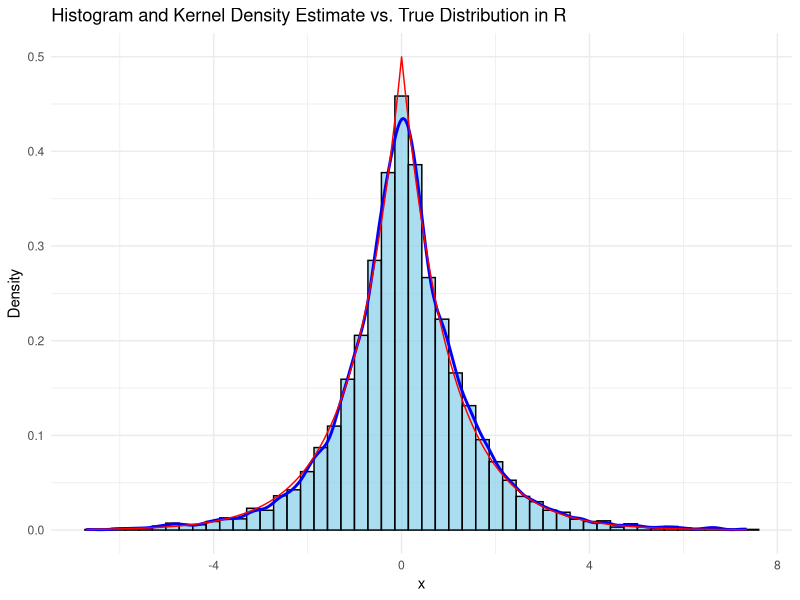
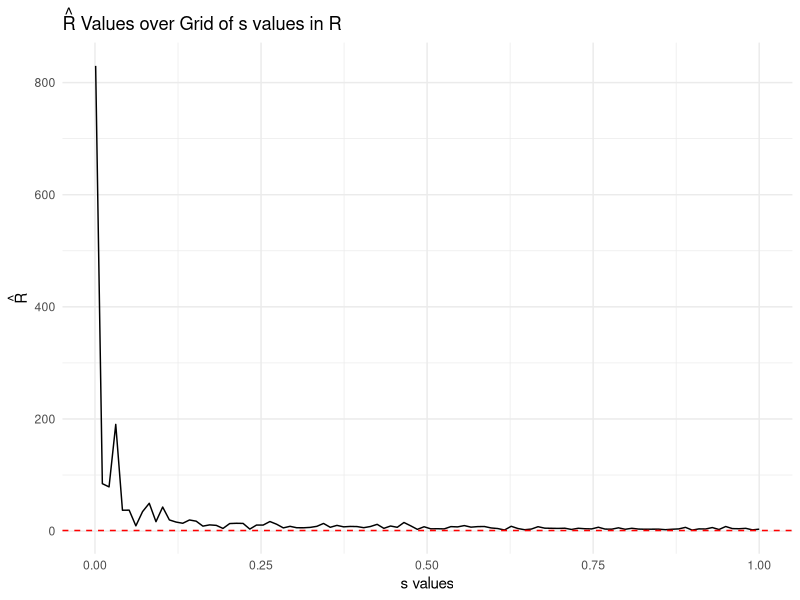

Here is the R script that generated these plots, in order:
## ---- chunk 1
library(ggplot2)
library(MASS)
library(purrr)

# Define a function for the target distribution
l <- function(x) {
  0.5 * exp(-abs(x))
}

# Define the log of the target distribution
log_l <- function(x) {
  log(0.5) - abs(x)
}

# Initialize parameters
values_of_N <- 10000
values_of_s <- 1
x <- numeric(values_of_N + 1)

# Metropolis-Hastings algorithm
for (i in 2:(values_of_N + 1)) {
  x_proposed <- rnorm(1, mean = x[i - 1], sd = values_of_s)
  log_r <- log_l(x_proposed) - log_l(x[i - 1])
  u <- log(runif(1))
  if (u < log_r) {
    x[i] <- x_proposed
  } else {
    x[i] <- x[i - 1]
  }
}

# Generate more points for smoother curve
values_of_x <- seq(min(x), max(x), length.out = 1000)

# Plotting
ggplot() +
  geom_histogram(aes(x = x[-1], y = ..density..), bins = 50, color = 'black', fill = 'skyblue', alpha = 0.7) +
  geom_density(aes(x = x[-1]), color = 'blue', linewidth = 1) +
  geom_line(data = data.frame(x = values_of_x, y = l(values_of_x)), aes(x = x, y = l(x)), color = 'red') +
  labs(title = 'Histogram and Kernel Density Estimate vs. True Distribution in R',
       x = 'x',
       y = 'Density') +
  theme_minimal()

sample_mean_r <- mean(x[-1])
sample_std_r <- sd(x[-1])
print("Sample Mean in R:")
print(sample_mean_r)
print("Sample Standard Deviation in R:")
print(sample_std_r)


## ---- chunk 2
# New parameters
values_of_N <- 2000
values_of_s <- seq(0.001, 1, length.out = 100)
values_of_J <- 4
x <- 0

l <- function(x) {
  0.5 * exp(-abs(x))
}

random_walk_metropolis <- function(x, N, s) {
  samples <- numeric(N)
  samples[1] <- x
  for (i in 2:N) {
    x_star <- rnorm(1, mean = samples[i-1], sd = s)
    r <- l(x_star) / l(samples[i-1])
    u <- runif(1)
    if (log(u) < log(r)) {
      samples[i] <- x_star
    } else {
      samples[i] <- samples[i-1]
    }
  }
  samples
}

calculate_r_hat <- function(N, J, s_values) {
  R_hat_values <- sapply(s_values, function(s) {
    M_j_values <- numeric(J)
    V_j_values <- numeric(J)
    for (j in 1:J) {
      x <- rnorm(1)
      samples <- random_walk_metropolis(x, N, s)
      M_j <- mean(samples)
      V_j <- var(samples)
      M_j_values[j] <- M_j
      V_j_values[j] <- V_j
    }
    W <- mean(V_j_values)
    M <- mean(M_j_values)
    B <- mean((M_j_values - M)^2) * N
    r_hat <- sqrt((B/W + 1) * (N-1)/N + (W/N))
    r_hat
  })
  R_hat_values
}

# Calculate R_hat for each scale value
R_hat_values <- calculate_r_hat(values_of_N, values_of_J, values_of_s)
R_hat_values

# Plotting
ggplot(data = data.frame(s = values_of_s, R_hat = R_hat_values), aes(x = values_of_s, y = R_hat)) +
  geom_line() +
  geom_hline(yintercept = 1.05, color = 'red', linetype = 'dashed') +
  labs(x = 's values', y = expression(hat(R)), title = expression(hat(R) ~ 'Values over Grid of s values in R')) +
  theme_minimal()
